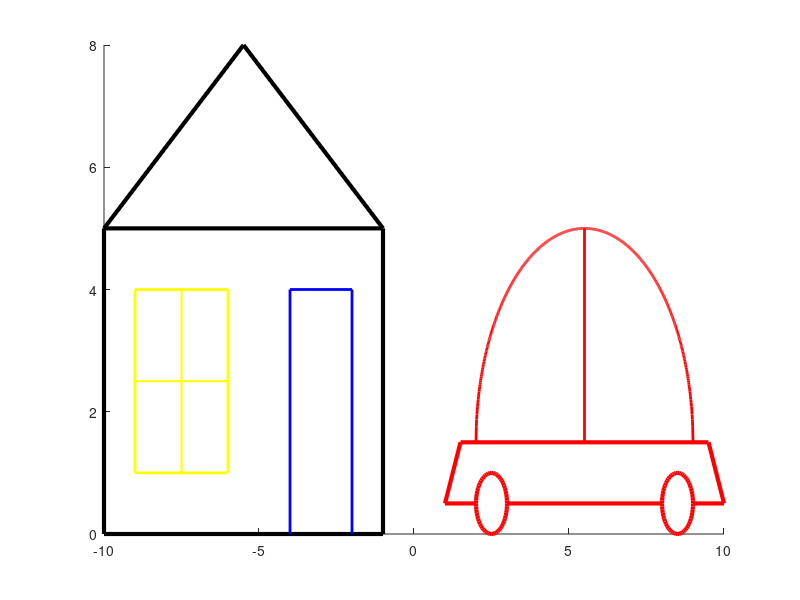

Write the MATLAB code that produced this figure.
hold on;
%A simple house
plot([-10,-1],[0,0],'k','LineWidth',3);
plot([-10,-1],[5,5],'k','LineWidth',3);
plot([-10,-10],[0,5],'k','LineWidth',3);
plot([-1,-1],[0,5],'k','LineWidth',3);
plot([-10,-5.5],[5,8],'k','LineWidth',3);
plot([-1,-5.5],[5,8],'k','LineWidth',3);

plot([-2,-2],[0,4],'b','LineWidth',2);
plot([-4,-4],[0,4],'b','LineWidth',2);
plot([-2,-4],[4,4],'b','LineWidth',2);

plot([-9,-6],[4,4],'y','LineWidth',2);
plot([-9,-6],[2.5,2.5],'y','LineWidth',1.5);
plot([-9,-6],[1,1],'y','LineWidth',2);
plot([-9,-9],[1,4],'y','LineWidth',2);
plot([-7.5,-7.5],[1,4],'y','LineWidth',1.5);
plot([-6,-6],[1,4],'y','LineWidth',2);

%A car
rectangle('Position',[2,0,1,1],'Curvature',[1,1],'LineWidth',3,'edgecolor','r');
rectangle('Position',[8,0,1,1],'Curvature',[1,1],'LineWidth',3,'edgecolor','r');
plot([3,8],[0.5,0.5],'r','LineWidth',3);
plot([1,2],[0.5,0.5],'r','LineWidth',3);
plot([9,10],[0.5,0.5],'r','LineWidth',3);
plot([1,1.5],[0.5,1.5],'r','LineWidth',3);
plot([10,9.5],[0.5,1.5],'r','LineWidth',3);
plot([1.5,9.5],[1.5,1.5],'r','LineWidth',3);
x = 2:0.01:9;
y = sqrt(3.5^2-(x-5.5).^2)+1.5;
plot(x,y,'r','LineWidth',2);
plot([5.5,5.5],[1.5,5],'r','LineWidth',2);
hold off;